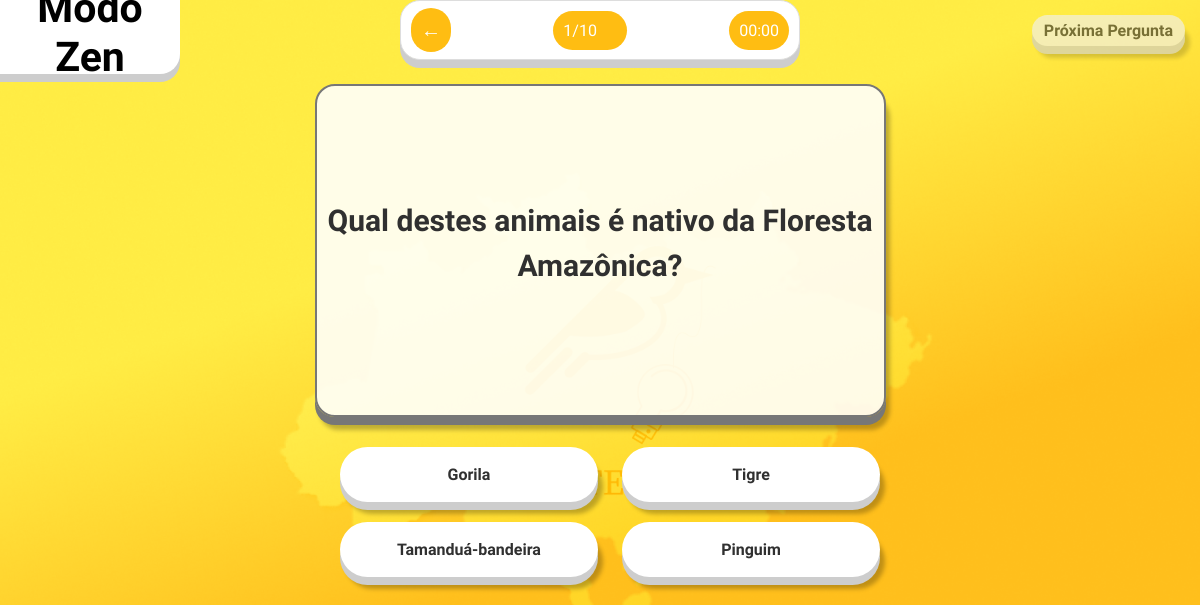
Screenshot of /Bem_ti_Quiz/quiz-zenFauna.php with the database file from the repository.
### tables this page shows
CREATE TABLE `perguntas` (
  `id` int(11) NOT NULL,
  `pergunta` text NOT NULL,
  `id_categorias` int(11) NOT NULL,
  `curiosidades` text DEFAULT NULL
);

CREATE TABLE `respostas` (
  `id` int(11) NOT NULL,
  `resposta` text NOT NULL,
  `pergunta_id` int(11) DEFAULT NULL,
  `correta` tinyint(1) NOT NULL
);

### Bem_ti_Quiz/db_functions.php (called while the page is built, shortened)
<?php
function connectToDatabase()
{
    $servername = "localhost";
    $username = "root";
    $password = "";
    $database = "bemtequiz";
    $conn = new mysqli($servername, $username, $password, $database);
    return $conn;
}
function getAnswersByQuestionId($questionId)
{
    $conn = connectToDatabase();
    $sql = "SELECT id, resposta, correta FROM respostas WHERE pergunta_id = ?";
    $stmt = $conn->prepare($sql);
    $stmt->bind_param("i", $questionId);
    $stmt->execute();
    $result = $stmt->get_result();
    $answers = array();
    while ($row = $result->fetch_assoc()) {
        $answers[] = $row;
    }
    return $answers;
}
function getQuestionById($questionId)
{
    $conn = connectToDatabase();
    $sql = "SELECT id, pergunta, id_categorias FROM perguntas WHERE id = ?";
    $stmt = $conn->prepare($sql);
    $stmt->bind_param("i", $questionId);
    $stmt->execute();
    $result = $stmt->get_result();
    $question = $result->fetch_assoc();
    return $question;
}
?>

### Bem_ti_Quiz/quiz-zenFauna.php (the view, shortened to what this page needs)
<?php
include('db_functions.php');
$randomQuestionIds = $_SESSION['random_question_ids'];
$questions = array();
foreach ($randomQuestionIds as $questionId) {
    $question = getQuestionById($questionId);
    if ($question) {
        $questions[] = $question;
    }
}
$currentQuestionIndex = isset($_GET['q']) ? (int) $_GET['q'] : 0;
$currentQuestion = $questions[$currentQuestionIndex];
?>
<!DOCTYPE html>
<html lang="pt-br">
<head>
    <link href="https://cdn.jsdelivr.net/npm/bootstrap@5.3.1/dist/css/bootstrap.min.css" rel="stylesheet"
>
    <link href="Css/Style.css" rel="stylesheet" />
</head>
<body>
    <div class="rodape">
        <h1 class="texto-rodape">Modo Zen</h1>
    </div>
    <div class="position-absolute top-0 start-50 translate-middle-x">
        <div class="quadro">
            <div class="inside" id="inside">
                <div class="seta" onclick="confirmarVolta()">&#8592;</div>
            </div>
            <div class="inside" id="inside">
                <div class="contador" id="contador">
                    <?php echo $currentQuestionIndex + 1; ?>/10
                </div>
            </div>
            <div class="inside" id="inside">
                <div class="cronometro" id="cronometro">00:00</div>
            </div>
        </div>
    </div <div class="container centered-container">
    <div id="quiz-container">
        <div class='d-flex justify-content-center'>
            <div class='quadro-quiz justify-content-center'>
                <div class='texto-pergunta'>
                    <?php echo $currentQuestion['pergunta']; ?>
                </div>
            </div>
        </div>
        <div class='respostas-container'>
            <div class="row row-cols-2">
                <?php
                $respostas = getAnswersByQuestionId($currentQuestion['id']);
                if (!empty($respostas)) {
                    foreach ($respostas as $resposta) {
                        echo '<div class="col">';
                        echo '<button class="btn resposta" data-correta="' . $resposta["correta"] . '">' . $resposta["resposta"] . '</button>';
                        echo '</div>';
                    }
                } else {
                    echo "<div class='col'>Nenhuma resposta encontrada.</div>";
                }
                ?>
            </div>
        </div>
    </div>
    <div id="button-container" class="text-right">
        <button id="proximo-btn" class="btn btn-seg" onclick="proximaPergunta()">Próxima Pergunta</button>
    </div>
</body>
</html>

### Bem_ti_Quiz/Css/Style.css (style rules this page uses)
body { font-family: Arial, sans-serif; background: linear-gradient(0deg, #FFBF1C 30%, #FFEC44 52%); text-align: center; margin: 0; overflow-x: auto; overflow-y: auto; background-repeat: no-repeat; background-position: right top; background-attachment: fixed; }
.rodape { width: 15%; height: 74px; background: #FFF; border-radius: 0 0 20px 0; box-shadow: 0 8px 0 0 #CDCDCD; display: flex; align-items: center; justify-content: center; }
.texto-rodape { font-family: 'Be Vietnam Pro'; color: #000; text-align: center; font-size: 41px; font-weight: 600; }
.quadro-quiz { width: 100%; max-width: 571px; height: 333px; background: rgba(255, 255, 255, 0.88); border: 2px solid #777; border-radius: 20px; box-shadow: 0 8px 0 0 #777, 4px 13px 4px 0 rgba(0, 0, 0, 0.25); display: flex; align-items: center; justify-content: center; padding: 10px; margin: 10px; }
.texto-pergunta { color: #303030; text-align: center; font-family: 'Be Vietnam Pro'; font-size: 30px; font-weight: bold; }

### Bem_ti_Quiz/quiz-zenFauna.php (style rules this page uses)
body { background-image: url('Css/BGLOGO.png'); background-size: cover; background-position: center center; background-repeat: no-repeat; background-attachment: fixed; }
.respostas-container { display: flex; justify-content: center; align-items: center; margin-top: 10px; margin-bottom: 1px; align-items: center; }
.resposta, .resposta-correta, .resposta-incorreta { flex: 1; margin: 10px; min-width: 0; width: 100%; height: 55px; display: flex; flex-direction: column; justify-content: center; align-items: center; color: #303030; text-align: center; font-family: 'Be Vietnam Pro', sans-serif; font-size: 16px; font-style: normal; font-weight: 600; line-height: normal; border-radius: 36px; background: #FFF; box-shadow: 0px 8px 0px 0px #CDCDCD, 5px 12px 4px 0px rgba(0, 0, 0, 0.25); }
.btn-seg { flex: 1; margin: 5px; min-width: 0; height: auto; display: flex; flex-direction: column; justify-content: center; align-items: center; color: #303030; text-align: center; font-family: 'Be Vietnam Pro', sans-serif; font-size: 16px; font-style: normal; font-weight: 600; line-height: normal; border-radius: 36px; background: #FFF; box-shadow: 0px 8px 0px 0px #CDCDCD, 5px 12px 4px 0px rgba(0, 0, 0, 0.25); }
#button-container { position: absolute; top: 10px; right: 10px; }
#proximo-btn { color: #303030; background: #FFF; border: none; cursor: pointer; transition: background-color 0.3s; }
#proximo-btn:disabled { background: #f0f0f0; }
.quadro { width: 400px; height: 60px; border: 1px solid #ddd; padding: 10px; text-align: center; display: flex; justify-content: space-between; align-items: center; border-radius: 20px; background: #FFF; box-shadow: 0px 8px 0px 0px #CDCDCD; }
.inside { background: #FFBD12; padding: 10px; text-align: center; display: flex; justify-content: space-between; align-items: center; border-radius: 20px; color: #FFF; text-align: center; font-family: Be Vietnam Pro; font-size: 40px; font-style: normal; font-weight: 400; line-height: normal; }
.seta { font-size: 20px; cursor: pointer; }
.contador { font-size: 16px; margin-right: 20px; }
.cronometro { font-size: 16px; }

### rows the page displays
perguntas: pergunta "Qual destes animais é nativo da Floresta Amazônica?"
respostas: resposta "Gorila"
respostas: resposta "Tigre"
respostas: resposta "Tamanduá-bandeira"
respostas: resposta "Pinguim"

### other values shown
$currentQuestionIndex + 1 "1"
